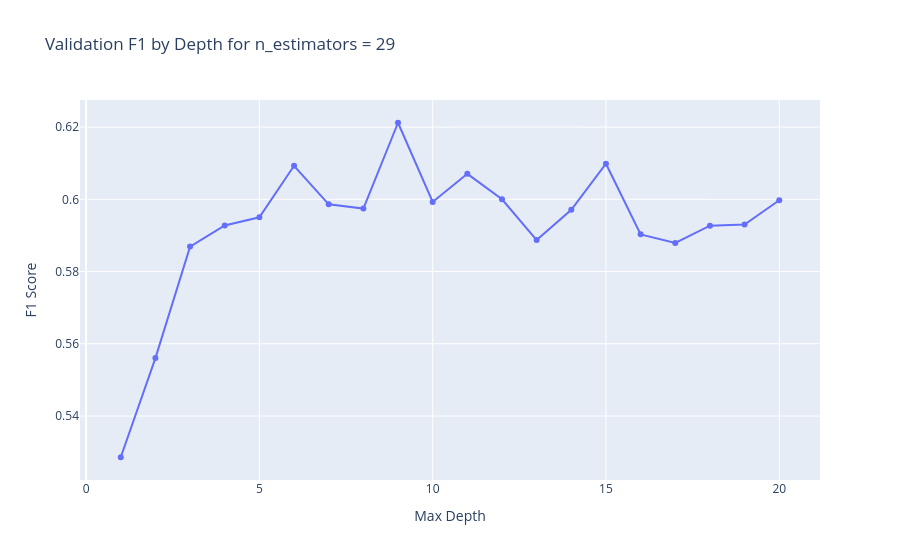

Notebook source saved alongside this figure:
### Markdown cell above
#### 4.2.1 - Model Class Weight Parameter

### Code cell
model_rfc_we, n_estimators, depth, f1_rfc_we, roc_auc_rfc_we = rfc_optimizer(
    features_train_le,
    target_train_le,
    features_val_le,
    target_val_le,
    weight='balanced'
)

scores_df.loc[len(scores_df)] = [
    'model_rfc_we', 
    n_estimators, 
    depth,
    f1_rfc_we,
    roc_auc_rfc_we]

### Figure 1 — Plotly figure (JSON) as saved in the notebook; plotly's stock layout.template omitted (floating-point values rounded to 4 significant figures)
{"data": [{"hovertemplate": "Max Depth=%{x}<br>F1 Score=%{y}<extra></extra>", "legendgroup": "", "line": {"color": "#636efa", "dash": "solid"}, "marker": {"symbol": "circle"}, "mode": "lines+markers", "name": "", "orientation": "v", "showlegend": false, "type": "scatter", "x": [1.0, 2.0, 3.0, 4.0, 5.0, 6.0, 7.0, 8.0, 9.0, 10.0, 11.0, 12.0, 13.0, 14.0, 15.0, 16.0, 17.0, 18.0, 19.0, 20.0], "xaxis": "x", "y": [0.5286, 0.556, 0.5869, 0.5928, 0.595, 0.6093, 0.5986, 0.5974, 0.6212, 0.5993, 0.6071, 0.6, 0.5887, 0.5971, 0.6099, 0.5903, 0.5879, 0.5927, 0.593, 0.5997], "yaxis": "y"}], "layout": {"legend": {"tracegroupgap": 0}, "title": {"text": "Validation F1 by Depth for n_estimators = 29"}, "xaxis": {"anchor": "y", "domain": [0, 1], "title": {"text": "Max Depth"}}, "yaxis": {"anchor": "x", "domain": [0, 1], "title": {"text": "F1 Score"}}}}
